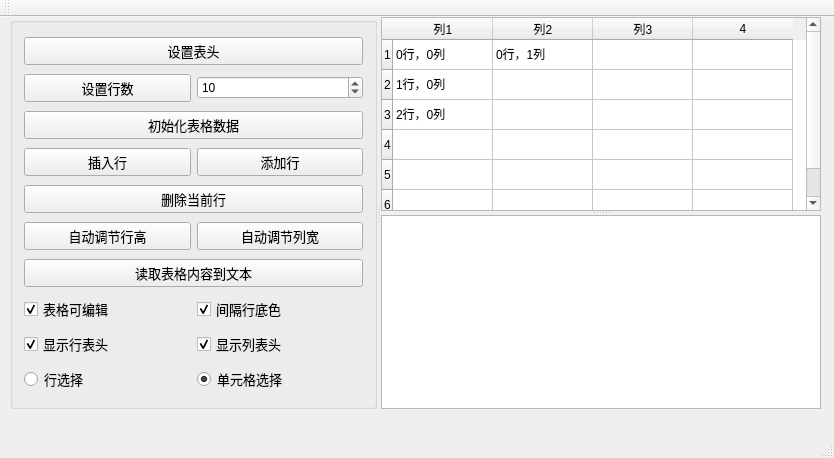
<?xml version="1.0" encoding="UTF-8"?>
<ui version="4.0">
 <class>MainWindow</class>
 <widget class="QMainWindow" name="MainWindow">
  <property name="geometry">
   <rect>
    <x>0</x>
    <y>0</y>
    <width>834</width>
    <height>458</height>
   </rect>
  </property>
  <property name="windowTitle">
   <string>MainWindow</string>
  </property>
  <widget class="QWidget" name="centralWidget">
   <widget class="QSplitter" name="splitterMain">
    <property name="geometry">
     <rect>
      <x>10</x>
      <y>0</y>
      <width>811</width>
      <height>392</height>
     </rect>
    </property>
    <property name="orientation">
     <enum>Qt::Horizontal</enum>
    </property>
    <widget class="QGroupBox" name="groupBox">
     <property name="title">
      <string/>
     </property>
     <layout class="QGridLayout" name="gridLayout">
      <item row="0" column="0" colspan="2">
       <widget class="QPushButton" name="btnSetHeader">
        <property name="font">
         <font>
          <pointsize>10</pointsize>
         </font>
        </property>
        <property name="text">
         <string>设置表头</string>
        </property>
       </widget>
      </item>
      <item row="1" column="0">
       <widget class="QPushButton" name="btnSetRows">
        <property name="font">
         <font>
          <pointsize>10</pointsize>
         </font>
        </property>
        <property name="text">
         <string>设置行数</string>
        </property>
       </widget>
      </item>
      <item row="1" column="1">
       <widget class="QSpinBox" name="spinRowCount">
        <property name="value">
         <number>10</number>
        </property>
       </widget>
      </item>
      <item row="2" column="0" colspan="2">
       <widget class="QPushButton" name="btnIniData">
        <property name="font">
         <font>
          <pointsize>10</pointsize>
         </font>
        </property>
        <property name="text">
         <string>初始化表格数据</string>
        </property>
       </widget>
      </item>
      <item row="3" column="0">
       <widget class="QPushButton" name="btnInsertRow">
        <property name="font">
         <font>
          <pointsize>10</pointsize>
         </font>
        </property>
        <property name="text">
         <string>插入行</string>
        </property>
       </widget>
      </item>
      <item row="3" column="1">
       <widget class="QPushButton" name="btnAppendRow">
        <property name="font">
         <font>
          <pointsize>10</pointsize>
         </font>
        </property>
        <property name="text">
         <string>添加行</string>
        </property>
       </widget>
      </item>
      <item row="4" column="0" colspan="2">
       <widget class="QPushButton" name="btnDelCurRow">
        <property name="font">
         <font>
          <pointsize>10</pointsize>
         </font>
        </property>
        <property name="text">
         <string>删除当前行</string>
        </property>
       </widget>
      </item>
      <item row="5" column="0">
       <widget class="QPushButton" name="btnAutoHeight">
        <property name="font">
         <font>
          <pointsize>10</pointsize>
         </font>
        </property>
        <property name="text">
         <string>自动调节行高</string>
        </property>
       </widget>
      </item>
      <item row="5" column="1">
       <widget class="QPushButton" name="btnAutoWidth">
        <property name="font">
         <font>
          <pointsize>10</pointsize>
         </font>
        </property>
        <property name="text">
         <string>自动调节列宽</string>
        </property>
       </widget>
      </item>
      <item row="6" column="0" colspan="2">
       <widget class="QPushButton" name="btnReadToEdit">
        <property name="font">
         <font>
          <pointsize>10</pointsize>
         </font>
        </property>
        <property name="text">
         <string>读取表格内容到文本</string>
        </property>
       </widget>
      </item>
      <item row="7" column="0">
       <widget class="QCheckBox" name="chkBoxTabEditable">
        <property name="font">
         <font>
          <pointsize>10</pointsize>
         </font>
        </property>
        <property name="text">
         <string>表格可编辑</string>
        </property>
        <property name="checked">
         <bool>true</bool>
        </property>
       </widget>
      </item>
      <item row="7" column="1">
       <widget class="QCheckBox" name="chkBoxRowColor">
        <property name="font">
         <font>
          <pointsize>10</pointsize>
         </font>
        </property>
        <property name="text">
         <string>间隔行底色</string>
        </property>
        <property name="checked">
         <bool>true</bool>
        </property>
       </widget>
      </item>
      <item row="8" column="0">
       <widget class="QCheckBox" name="chkBoxHeaderH">
        <property name="font">
         <font>
          <pointsize>10</pointsize>
         </font>
        </property>
        <property name="text">
         <string>显示行表头</string>
        </property>
        <property name="checked">
         <bool>true</bool>
        </property>
       </widget>
      </item>
      <item row="8" column="1">
       <widget class="QCheckBox" name="chkBoxHeaderV">
        <property name="font">
         <font>
          <pointsize>10</pointsize>
         </font>
        </property>
        <property name="text">
         <string>显示列表头</string>
        </property>
        <property name="checked">
         <bool>true</bool>
        </property>
       </widget>
      </item>
      <item row="9" column="0">
       <widget class="QRadioButton" name="rBtnSelectRow">
        <property name="font">
         <font>
          <pointsize>10</pointsize>
         </font>
        </property>
        <property name="text">
         <string>行选择</string>
        </property>
       </widget>
      </item>
      <item row="9" column="1">
       <widget class="QRadioButton" name="rBtnSelectItem">
        <property name="font">
         <font>
          <pointsize>10</pointsize>
         </font>
        </property>
        <property name="text">
         <string>单元格选择</string>
        </property>
        <property name="checked">
         <bool>true</bool>
        </property>
       </widget>
      </item>
     </layout>
    </widget>
    <widget class="QSplitter" name="splitter">
     <property name="orientation">
      <enum>Qt::Vertical</enum>
     </property>
     <widget class="QTableWidget" name="tableInfo">
      <property name="rowCount">
       <number>6</number>
      </property>
      <property name="columnCount">
       <number>4</number>
      </property>
      <row/>
      <row/>
      <row/>
      <row/>
      <row/>
      <row/>
      <column>
       <property name="text">
        <string>列1</string>
       </property>
      </column>
      <column>
       <property name="text">
        <string>列2</string>
       </property>
      </column>
      <column>
       <property name="text">
        <string>列3</string>
       </property>
      </column>
      <column/>
      <item row="0" column="0">
       <property name="text">
        <string>0行，0列</string>
       </property>
      </item>
      <item row="0" column="1">
       <property name="text">
        <string>0行，1列</string>
       </property>
      </item>
      <item row="1" column="0">
       <property name="text">
        <string>1行，0列</string>
       </property>
      </item>
      <item row="2" column="0">
       <property name="text">
        <string>2行，0列</string>
       </property>
      </item>
     </widget>
     <widget class="QPlainTextEdit" name="textEdit"/>
    </widget>
   </widget>
  </widget>
  <widget class="QMenuBar" name="menuBar">
   <property name="geometry">
    <rect>
     <x>0</x>
     <y>0</y>
     <width>834</width>
     <height>26</height>
    </rect>
   </property>
  </widget>
  <widget class="QToolBar" name="mainToolBar">
   <attribute name="toolBarArea">
    <enum>TopToolBarArea</enum>
   </attribute>
   <attribute name="toolBarBreak">
    <bool>false</bool>
   </attribute>
  </widget>
  <widget class="QStatusBar" name="statusBar"/>
 </widget>
 <layoutdefault spacing="6" margin="11"/>
 <resources/>
 <connections/>
</ui>
